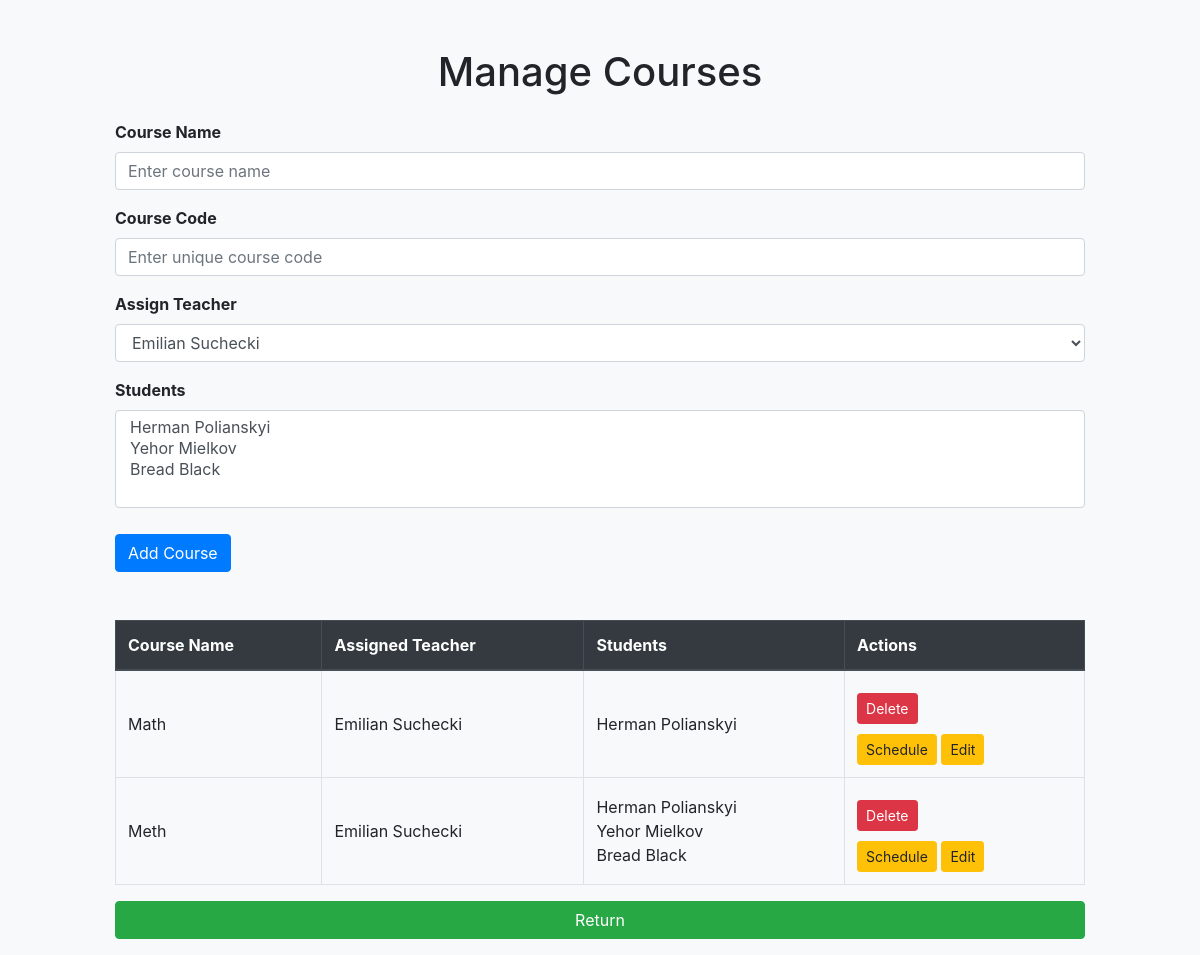
/admin_page (signed in), run on an earlier commit of the app's database.
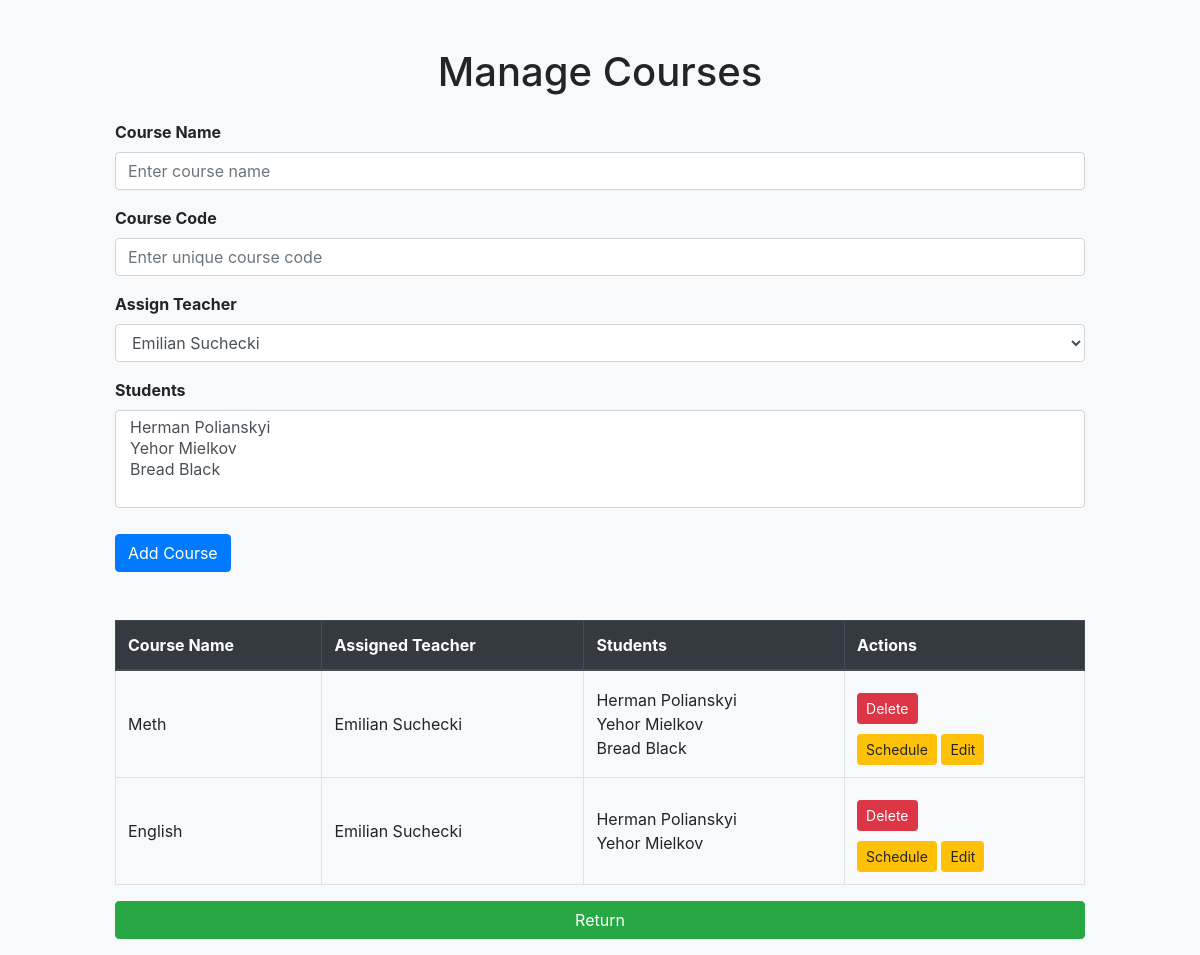
And on a later commit of the database.
### models.py (models this page shows)
class Course(db.Model):
    id = db.Column(db.Integer, primary_key=True)
    name = db.Column(db.String(150), nullable=False)
    code = db.Column(db.String(50), nullable=False, unique=True, index=True)
    teacher_id = db.Column(db.Integer, db.ForeignKey('teacher.id'), nullable=False)
    students = db.relationship('User', secondary='enrollment', back_populates='enrolled_courses')
    course_schedule = db.relationship('Schedule', back_populates='course', cascade="all, delete-orphan")

class BaseUser(UserMixin, db.Model):
    __abstract__ = True
    id = db.Column(db.Integer, primary_key=True)
    username = db.Column(db.String(150), unique=True, nullable=False)
    password = db.Column(db.String(150), nullable=False)
    first_name = db.Column(db.String(100), nullable=True)
    last_name = db.Column(db.String(100), nullable=True)
    account_type = db.Column(db.String(50), nullable=False)
    email = db.Column(db.String(150), nullable=True, unique=True)

class Teacher(BaseUser):
    __tablename__ = 'teacher'
    subjects = db.Column(db.String(200), nullable=False)
    office = db.Column(db.String(100), nullable=False)
    consultation_hours = db.Column(db.String(100), nullable=False)
    courses = db.relationship('Course', backref='teacher')

class User(BaseUser):
    __tablename__ = 'user'
    major = db.Column(db.String(150), nullable=True)
    semester = db.Column(db.Integer, nullable=True)
    enrolled_courses = db.relationship('Course', secondary='enrollment', back_populates='students')

### app.py (the view, shortened to what this page needs)
@app.route('/admin_page', methods=['GET', 'POST'])
@login_required
def manage_courses():
    teachers = Teacher.query.all()
    courses = Course.query.all()
    students = User.query.filter_by(account_type='user').all()
    return render_template('manage_courses.html', courses=courses, teachers=teachers, students=students)

### app.py (called while the page is built)
@login_manager.user_loader
def load_user(user_id):
    user = User.query.get(int(user_id))
    if not user:
        user = Teacher.query.get(int(user_id))
    if not user:
        user = Admin.query.get(int(user_id))
    return user

### templates/manage_courses.html (shortened to what this page needs)
<!DOCTYPE html>
<html lang="en">
<head>
    <link rel="stylesheet" href="https://cdn.jsdelivr.net/npm/bootstrap@4.3.1/dist/css/bootstrap.min.css">
</head>
<body>
    <div class="container mt-5">
        <h1 class="text-center mb-4">Manage Courses</h1>
        <form method="POST" class="mb-5">
            <div class="form-group">
                <label for="name">Course Name</label>
                <input type="text" class="form-control" name="name" id="name" placeholder="Enter course name" required>
            </div>
            <div class="form-group">
                <label for="code">Course Code</label>
                <input type="text" class="form-control" name="code" id="code" placeholder="Enter unique course code" required>
            </div>
            <div class="form-group">
                <label for="teacher_id">Assign Teacher</label>
                <select class="form-control" name="teacher_id" id="teacher_id" required>
                    {% for teacher in teachers %}
                    <option value="{{ teacher.id }}">{{ teacher.first_name }} {{ teacher.last_name }}</option>
                    {% endfor %}
                </select>
            </div>
            <div class="form-group">
                <label for="students">Students</label>
                <select name="students" class="form-control" multiple>
                    {% for user in students %}
                    <option value="{{ user.id }}">{{ user.first_name }} {{ user.last_name }}</option>
                    {% endfor %}
                </select>
            </div>
            <button type="submit" class="btn btn-primary">Add Course</button>
        </form>
        <table class="table table-bordered">
            <thead class="thead-dark">
                <tr>
                    <th>Course Name</th>
                    <th>Assigned Teacher</th>
                    <th>Students</th>
                    <th>Actions</th>
                </tr>
            </thead>
            <tbody>
                {% for course in courses %}
                <tr>
                    <td>{{ course.name }}</td>
                    <td>
                        {% for teacher in teachers %}
                        {% if teacher.id == course.teacher_id %}
                        {{ teacher.first_name }} {{ teacher.last_name }}
                        {% endif %}
                        {% endfor %}
                    </td>
                    <td>
                        {% for student in course.students %}
                        {{ student.first_name }} {{ student.last_name }}<br>
                        {% endfor %}
                    </td>
                    <td>
                        <form method="POST" action="{{ url_for('delete_course', course_id=course.id) }}"
                            onsubmit="return confirm('Are you sure you want to delete this course?')">
                            <button type="submit" class="btn btn-danger btn-sm">Delete</button>
                        </form>
                        <a href="{{ url_for('edit_course_schedule', course_id=course.id) }}" class="btn btn-sm btn-warning">Schedule</a>
                        <a href="{{ url_for('edit_course', course_id=course.id) }}" class="btn btn-sm btn-warning">Edit</a>
                    </td>
                </tr>
                {% endfor %}
            </tbody>
        </table>
        <a href="{{ url_for('admin_page') }}" class="btn btn-success mb-3">Return</a>
    </div>
</body>
</html>

### templates/manage_courses.html (style rules this page uses)
body { background-color: #f8f9fa; }
.container { max-width: 1000px; }
.form-group label { font-weight: bold; }
.btn-primary, .btn-danger, .btn-warning { margin-top: 10px; }
.table th, .table td { vertical-align: middle; }
.table td { word-wrap: break-word; }
.thead-dark { background-color: #343a40; color: white; }
.btn-success { width: 100%; }

What changed in the data, as far as the page shows it:
removed Course: name "Math", Teacher (first_name "Emilian", last_name "Suchecki"), User (first_name "Herman", last_name "Polianskyi")
added Course: name "English", Teacher (first_name "Emilian", last_name "Suchecki"), User (first_name "Herman", last_name "Polianskyi"), User (first_name "Yehor", last_name "Mielkov")
